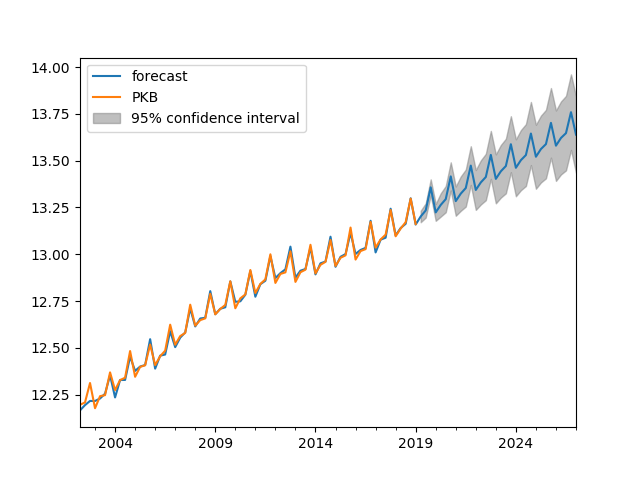

Recreate this plot in Python.
import numpy as np
import pandas as pd
from matplotlib import pyplot as plt
from statsmodels.tsa.stattools import adfuller
from statsmodels.tsa.seasonal import seasonal_decompose
from statsmodels.tsa.arima_model import ARIMA
from pandas.plotting import register_matplotlib_converters
register_matplotlib_converters()

df = pd.read_csv('pkb3.csv', parse_dates=['data'], index_col=['data'], encoding="ISO-8859-13", decimal=',', delimiter=":")
df = df.replace(',', '.')
print(df.head())
# plt.xlabel('Date')
# plt.ylabel('Number of air passengers')
# plt.plot(df)
#
# rolling_mean = df.rolling(window = 12).mean()
# rolling_std = df.rolling(window = 12).std()
# plt.plot(df, color = 'blue', label = 'Original')
# plt.plot(rolling_mean, color = 'red', label = 'Rolling Mean')
# plt.plot(rolling_std, color = 'black', label = 'Rolling Std')
# plt.legend(loc = 'best')
# plt.title('Rolling Mean & Rolling Standard Deviation')
# plt.show()
#
# result = adfuller(df['Passengers'])
# print('ADF Statistic: {}'.format(result[0]))
# print('p-value: {}'.format(result[1]))
# print('Critical Values:')
# for key, value in result[4].items():
#     print('\t{}: {}'.format(key, value))

df_log = np.log(df)
# plt.plot(df_log)


# def get_stationarity(timeseries):
#     # rolling statistics
#     rolling_mean = timeseries.rolling(window=12).mean()
#     rolling_std = timeseries.rolling(window=12).std()
#
#     # rolling statistics plot
#     original = plt.plot(timeseries, color='blue', label='Original')
#     mean = plt.plot(rolling_mean, color='red', label='Rolling Mean')
#     std = plt.plot(rolling_std, color='black', label='Rolling Std')
#     plt.legend(loc='best')
#     plt.title('Rolling Mean & Standard Deviation')
#     plt.show(block=False)
#
#     # Dickey–Fuller test:
#     result = adfuller(timeseries['Passengers'])
#     print('ADF Statistic: {}'.format(result[0]))
#     print('p-value: {}'.format(result[1]))
#     print('Critical Values:')
#     for key, value in result[4].items():
#         print('\t{}: {}'.format(key, value))


# rolling_mean = df_log.rolling(window=12).mean()
# df_log_minus_mean = df_log - rolling_mean
# df_log_minus_mean.dropna(inplace=True)
# get_stationarity(df_log_minus_mean)
#
# rolling_mean_exp_decay = df_log.ewm(halflife=12, min_periods=0, adjust=True).mean()
# df_log_exp_decay = df_log - rolling_mean_exp_decay
# df_log_exp_decay.dropna(inplace=True)
# get_stationarity(df_log_exp_decay)
#
# df_log_shift = df_log - df_log.shift()
# df_log_shift.dropna(inplace=True)
# get_stationarity(df_log_shift)

decomposition = seasonal_decompose(df_log)
model = ARIMA(df_log, order=(5,1,0))
results = model.fit(disp=-1)
#plt.plot(df_log_shift)
plt.plot(results.fittedvalues, color='red')
plt.show()

predictions_ARIMA_diff = pd.Series(results.fittedvalues, copy=True)
predictions_ARIMA_diff_cumsum = predictions_ARIMA_diff.cumsum()
predictions_ARIMA_log = pd.Series(df_log['PKB'].iloc[0], index=df_log.index)
predictions_ARIMA_log = predictions_ARIMA_log.add(predictions_ARIMA_diff_cumsum, fill_value=0)
predictions_ARIMA = np.exp(predictions_ARIMA_log)
plt.plot(df)
predictions_ARIMA.head()
plt.plot(predictions_ARIMA)

results.plot_predict(1,100)
plt.savefig('arima.png')
